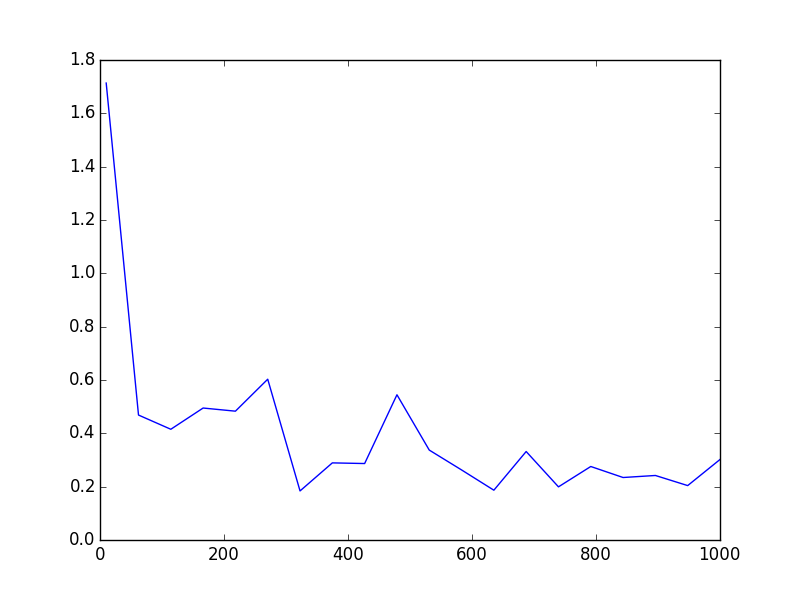

Python code for this plot:
from fdot import fdot
#from mmul import mmul
import numpy as np
from time import time

y = []
x = np.linspace(10,1000,20)

for i in x:
	a = np.ones((15000,i))
	b = 2*np.ones((i,10))
	ti= time()
	fdot(a,b)#,'\n', time()-ti, '\n'
	tf = time()
	np.dot(a,b)
	tn = time()
	y.append( (tn-tf)/(tf-ti))

print y
#print mmul(a,b)
import matplotlib.pyplot as plt

plt.plot(x,y)
plt.savefig('test1.png')
plt.show()
